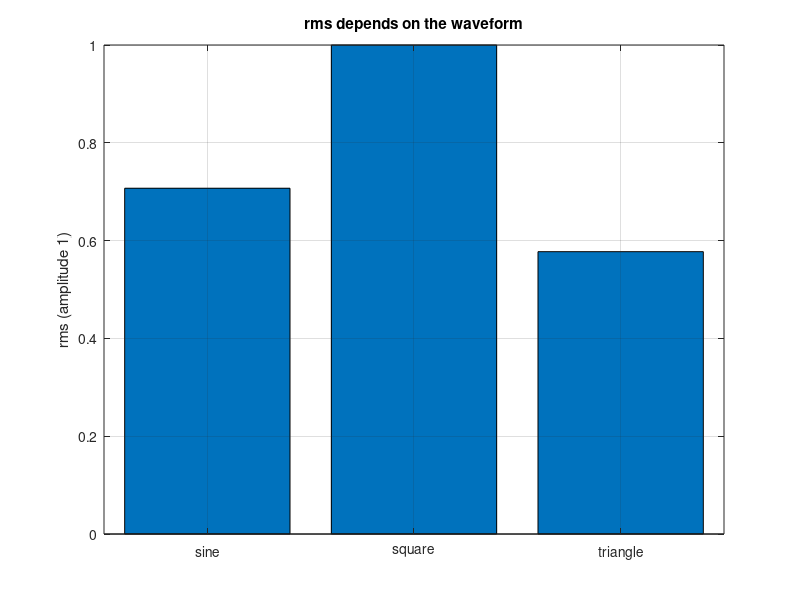

Recreate this plot in MATLAB.
% Circuits 1 — The rms Value and Power Calculations
%title: rms Values and Average Power (Example 10.3)
%ar-title: القيم الفعالة والقدرة المتوسطة (مثال 10.3)
%lesson: c1-power-3
%course: circuits-1

%% Example 10.3, two ways
%ar: جهد عظمى 625 V على 50 Ω: (a) P = Vrms²/R، (b) Im = 625/50 ثم P = Irms²R. الطريقتان 3906.25 W.
Vm = 625; R = 50;
Pa = (Vm/sqrt(2))^2 / R;
Im = Vm/R; Pb = (Im/sqrt(2))^2 * R;
fprintf('Vrms = %.2f V, P = %.2f W; Irms = %.2f A, P = %.2f W\n', Vm/sqrt(2), Pa, Im/sqrt(2), Pb)

%% The rms value gives the same heat as DC
%ar: نحسب الطاقة في دورة للجهد الجيبي ولجهد DC يساوي Vrms: متساويتان.
w = 377; T = 2*pi/w; t = linspace(0, T, 20001);
E_ac = trapz(t, (Vm*cos(w*t)).^2 / R);
E_dc = (Vm/sqrt(2))^2 / R * T;
fprintf('energy per period: AC = %.4f J, DC at Vrms = %.4f J\n', E_ac, E_dc)

%%! Project idea: rms of other waveforms
%ar: مشروع: القيمة الفعالة تعتمد على شكل الموجة. نقارن الجيبية (Vm/√2) بالمربعة (Vm) والمثلثية (Vm/√3).
x = linspace(0, 1, 30001);
sine = sin(2*pi*x); square = sign(sin(2*pi*x)); tri = 2*abs(2*(x - floor(x + 0.5))) - 1;
r = [sqrt(mean(sine.^2)), sqrt(mean(square.^2)), sqrt(mean(tri.^2))];
fprintf('rms: sine %.4f, square %.4f, triangle %.4f (amplitude 1)\n', r)
bar(r); grid on; set(gca, 'xticklabel', {'sine', 'square', 'triangle'}); ylabel('rms (amplitude 1)'); title('rms depends on the waveform')
